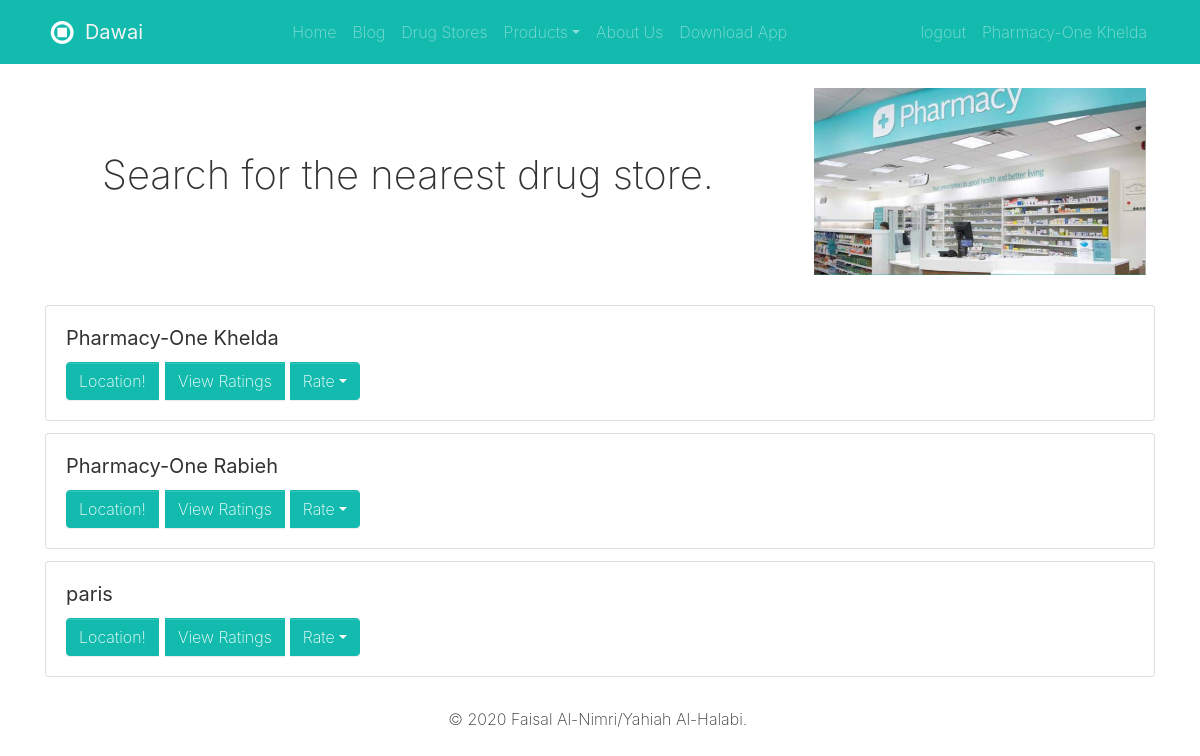
Page /drugstores (signed in) on the committed database.
### dawaiApp/models.py (models this page shows, shortened)
class drugStore(models.Model):
	name = models.CharField(max_length = 100, primary_key = True)
	password = models.CharField(max_length = 100)
	location = models.CharField(max_length = 1000)
	contacts = models.TextField(max_length = 1000)
	rating = models.FloatField(default = 5)
	noOfRatings = models.IntegerField(default = 1)

### dawaiApp/views.py (the view)
# urls.py: path('drugstores', views.drugStores),
def drugStores(request):
			data = {"drugStores": drugStore.objects.all()}
			return render(request, "drugstores.html", data)

### dawaiApp/templates/drugstores.html (shortened to what this page needs)
{% extends "template.html" %}
{% block content %}
  <div class="py-0">
    <div class="container">
      <div class="row">
        <div class="col-lg-8 p-md-5 p-3 d-flex flex-column justify-content-center">
          <h1>Search for the nearest drug store.</h1>
        </div>
        <div class="col-lg-4 p-3"><img class="img-fluid d-block" src="/static/images/ph1.jpg"></div>
      </div>
    </div>
  </div>
{% for store in drugStores%}
	<div class="py-1">
		<div class="container">
		<div class="row">
			<div class="col-md-12">
			<div class="card">
				<div class="card-body">
				<h5 class="card-title"><b>{{store.name}}</b></h5>
				<div class="btn-group">
					<a href="{{store.location}}" class="btn btn-primary">Location!</a>
					<button class="btn btn-primary mx-1" data-toggle="modal" data-target="#Rating" onclick="getRatings('{{store.name}}')">View Ratings</button>
					<div class="btn-group">
					<button class="btn btn-primary dropdown-toggle" data-toggle="dropdown">Rate</button>
					</div>
				</div>
				</div>
			</div>
			</div>
		</div>
		</div>
	</div>
	{% endfor %}
{% endblock %}

### dawaiApp/templates/template.html (shortened to what this page needs)
<!DOCTYPE html>
<html>
<head>
  <link rel="stylesheet" href="https://cdnjs.cloudflare.com/ajax/libs/font-awesome/4.7.0/css/font-awesome.min.css" type="text/css">
  <link rel="stylesheet" href="/static/theme.css" type="text/css">
</head>
<body>
  <nav class="navbar navbar-expand-md bg-primary navbar-dark">
    <div class="container">
      <div class="collapse navbar-collapse" id="navbar19"> <a class="navbar-brand d-none d-md-block" href="/">
          <i class="fa fa-stop-circle-o fa-lg fa-fw d-inline-block"></i>
          <b class="text-light"> Dawai</b>
        </a>
        <ul class="navbar-nav mx-auto text-capitalize shadow-none" style="">
          <li class="nav-item"> <a class="nav-link" href="/">Home</a> </li>
            <li class="nav-item"> <a class="nav-link" href="/blogs">Blog</a> </li>
          <li class="nav-item"> <a class="nav-link" href="/drugstores">Drug Stores</a> </li>
          <li class="nav-item dropdown" style=""> <a class="nav-link dropdown-toggle" id="navbarDropdownMenuLink" data-toggle="dropdown" aria-haspopup="true" aria-expanded="false">Products</a>
          </li>
          <li class="nav-item"><a class="nav-link" href="/about">About Us</a></li>
          <li class="nav-item"><a class="nav-link" href="/downloadApp">Download App</a></li>
        </ul>
        <ul class="navbar-nav">
        {% if request.session.id %}
          <li class="nav-item"> <a class="nav-link" href="/logout">logout</a> </li>
          <li class="nav-item"> <a class="nav-link" href="/profile">{{request.session.id}}</a> </li>
        {% else %}
            <li class="nav-item"> <a class="nav-link" href="/signin">Log in</a> </li>
            <li class="nav-item"> <a class="nav-link" href="/signup">Register</a> </li>
        {% endif %}
        </ul>
      </div>
    </div>
  </nav>
        {% block content %}
        {% endblock %}
  <div class="py-3">
    <div class="container">
      <div class="row">
        <div class="col-md-12 text-center">
          <p class="mb-0">© 2020 Faisal Al-Nimri/Yahiah Al-Halabi.&nbsp;</p>
        </div>
      </div>
    </div>
  </div>
</body>
</html>

### rows in the picture
drugStore: session.id "Pharmacy-One Khelda", name "Pharmacy-One Khelda"
drugStore: name "Pharmacy-One Rabieh"
drugStore: name "paris"
